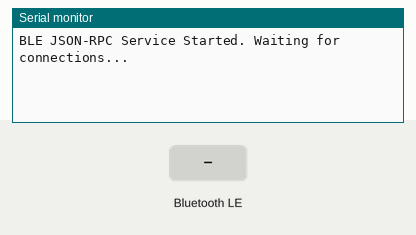
Simulated run of this sketch. Board: Arduino Nano 33 IoT. Parts: the last lines printed to the serial monitor. Inputs (shaded band) come from the test bench. Nothing arrives over Bluetooth unless stated; a phone connects over Bluetooth LE 3 s after start.

Above: at 3.8 s.
3.9 s: Bluetooth LE write "getSensorReadings" received
At 4.8 s:
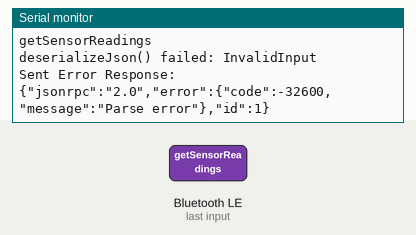
5.4 s: Bluetooth LE write "1" received
At 5.9 s:
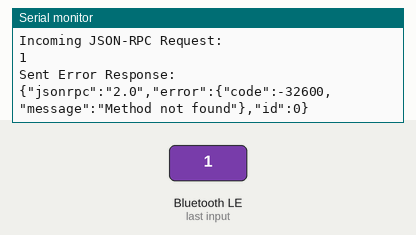

Measured:
- after the input at 3.9 s, the serial monitor: prints a new line at once (image 1)
- after the input at 5.4 s, the serial monitor: prints a new line at once (image 2)

The sketch:

arduino_code.ino
```cpp
// different approach to send sensors reading to connected cetral device
// temperature and humidity data are hard-coded (for now)

#include <ArduinoBLE.h>
#include <ArduinoJson.h>

// Simulated sensor readings for demo purposes
float readTemperature() { return 22.5; } // Replace with actual sensor read function
float readHumidity()    { return 60.2; } // Replace with actual sensor read function

BLEService jsonRpcService("12345678-1234-1234-1234-1234567890ab"); // Custom UUID for JSON-RPC service
BLECharacteristic jsonRpcCharacteristic("87654321-4321-4321-4321-abcdefabcdef", BLERead | BLEWrite, "json-rpc");

void setup() {
  Serial.begin(9600);
  while (!Serial);

  // Initialize BLE
  if (!BLE.begin()) {
    Serial.println("Starting BLE failed!");
    while (1);
  }

  // Set advertised local name and service
  BLE.setLocalName("Arduino");
  BLE.setAdvertisedServiceUuid(jsonRpcService.uuid());
  BLE.advertise();

  // Add the characteristic to the service
  jsonRpcService.addCharacteristic(jsonRpcCharacteristic);

  // Add service to BLE
  BLE.addService(jsonRpcService);

  // Initialize characteristic with empty value
  jsonRpcCharacteristic.writeValue("");

  Serial.println("BLE JSON-RPC Service Started. Waiting for connections...");
}

void loop() {
  BLE.poll();

  // Check if a device is connected
  if (BLE.connected()) {
    // Check if the characteristic's value has been written to (i.e., incoming JSON-RPC request)
if (jsonRpcCharacteristic.written()) {
      size_t jsonDataLength = jsonRpcCharacteristic.valueLength();
      const char* jsonData = (const char*)jsonRpcCharacteristic.value(); // Cast to const char*
      String incomingJson = String(jsonData, jsonDataLength); // Safe conversion to String
      Serial.println("Incoming JSON-RPC Request:");
      Serial.println(incomingJson);

      DynamicJsonDocument incomingDoc(2048);
      DeserializationError error = deserializeJson(incomingDoc, jsonData, jsonDataLength);

      if (error) {
        Serial.print("deserializeJson() failed: ");
        Serial.println(error.f_str());
        respondWithError("Parse error", 1); // Assuming id is always present for simplicity
      } else {
        if (incomingDoc["method"] == "getSensorReadings") {
          respondWithSensorReadings(incomingDoc["id"]);
        } else {
          respondWithError("Method not found", incomingDoc["id"]);
        }
      }
    }
  }
}

void respondWithError(const char* errorMessage, int id) {
  DynamicJsonDocument outgoingDoc(2048);
  outgoingDoc["jsonrpc"] = "2.0";
  outgoingDoc["error"]["code"] = -32600; // Method not found
  outgoingDoc["error"]["message"] = errorMessage;
  outgoingDoc["id"] = id;
  String outgoingJson;
  serializeJson(outgoingDoc, outgoingJson);
  jsonRpcCharacteristic.writeValue((const uint8_t*)outgoingJson.c_str(), outgoingJson.length()); // Convert String to const char* and specify length
  Serial.println("Sent Error Response:");
  Serial.println(outgoingJson);
}

void respondWithSensorReadings(int id) {
  DynamicJsonDocument outgoingDoc(2048);
  outgoingDoc["jsonrpc"] = "2.0";
  outgoingDoc["result"]["temperature"] = readTemperature();
  outgoingDoc["result"]["humidity"] = readHumidity();
  outgoingDoc["id"] = id;
  String outgoingJson;
  serializeJson(outgoingDoc, outgoingJson);
  jsonRpcCharacteristic.writeValue((const uint8_t*)outgoingJson.c_str(), outgoingJson.length()); // Convert String to const char* and specify length
  Serial.println("Sent Sensor Readings Response:");
  Serial.println(outgoingJson);
}
```
